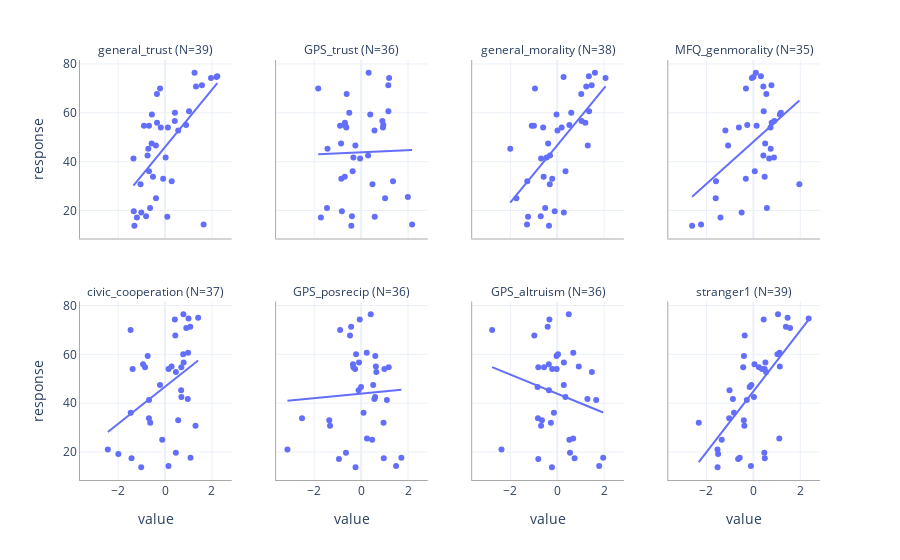

The notebook cell this image was saved under:
### Code cell
# Reshape dataframe for graphing ease.
df_reshaped = country_avg_data.reset_index().melt(
    id_vars=["country", "response", "pisa_score"]
)

# Calculate sample size for each survey measure and wallet report rates 
ens_wallet = pd.DataFrame(
    {
        col: country_avg_data[["response", col]].dropna().shape[0]
        for col in survey_cols
    },
    index=["N"],
)

# Wallet report rate vs survey measure facet plot.
fig = px.scatter(
    df_reshaped,
    x="value",
    y="response",
    facet_col="variable",
    facet_col_wrap=4,
    trendline="ols",
    facet_col_spacing=0.06,
    facet_row_spacing=0.15,
)
fig.update_xaxes(showline=True, linecolor="darkgray")
fig.update_yaxes(showline=True, linecolor="darkgray")
fig.for_each_annotation(
    lambda a: a.update(
        text=a.text.split("=")[-1]
        + " (N="
        + str(ens_wallet.loc["N", a.text.split("=")[-1]])
        + ")"
    )
)
fig.show()

### Figure 1 — Plotly figure (JSON) as saved in the notebook; plotly's stock layout.template omitted (floating-point values rounded to 4 significant figures)
{"data": [{"hovertemplate": "variable=general_trust<br>value=%{x}<br>response=%{y}<extra></extra>", "legendgroup": "", "marker": {"color": "#636efa", "symbol": "circle"}, "mode": "markers", "name": "", "orientation": "v", "showlegend": false, "type": "scatter", "x": [-0.5725, 1.023, -1.347, 0.8961, -0.6839, 1.645, -0.5621, -0.2131, 2.228, -0.3424, 0.4206, -1.335, -0.7144, -0.08135, -0.3886, -0.392, 0.02372, 0.09588, -1.201, -1.013, -0.6382, -0.8078, 1.572, 1.321, 2.191, -1.307, -0.3455, -0.7461, -0.8988, -0.1822, -0.6847, -0.5143, 0.1208, 1.959, 1.258, 0.2837, -1.045, NaN, 0.4146, 0.562], "xaxis": "x5", "y": [47.5, 60.65, 41.35, 55.0, 36.11, 14.25, 59.33, 70.0, 75.0, 55.99, 60.0, 19.73, 45.25, 33.0, 25.0, 46.67, 41.75, 17.5, 17.15, 19.25, 21.0, 17.66, 71.25, 70.75, 74.67, 13.75, 67.75, 42.5, 54.75, 53.97, 54.67, 33.83, 54.0, 74.25, 76.44, 32.0, 30.75, 25.5, 56.63, 52.8], "yaxis": "y5"}, {"hovertemplate": "<b>OLS trendline</b><br>response = 11.7451 * value + 45.9976<br>R<sup>2</sup>=0.364497<br><br>variable=general_trust<br>value=%{x}<br>response=%{y} <b>(trend)</b><extra></extra>", "legendgroup": "", "marker": {"color": "#636efa", "symbol": "circle"}, "mode": "lines", "name": "", "showlegend": false, "type": "scatter", "x": [-1.347, -1.335, -1.307, -1.201, -1.045, -1.013, -0.8988, -0.8078, -0.7461, -0.7144, -0.6847, -0.6839, -0.6382, -0.5725, -0.5621, -0.5143, -0.392, -0.3886, -0.3455, -0.3424, -0.2131, -0.1822, -0.08135, 0.02372, 0.09588, 0.1208, 0.2837, 0.4146, 0.4206, 0.562, 0.8961, 1.023, 1.258, 1.321, 1.572, 1.645, 1.959, 2.191, 2.228], "xaxis": "x5", "y": [30.18, 30.32, 30.65, 31.9, 33.72, 34.1, 35.44, 36.51, 37.23, 37.61, 37.96, 37.97, 38.5, 39.27, 39.4, 39.96, 41.39, 41.43, 41.94, 41.98, 43.49, 43.86, 45.04, 46.28, 47.12, 47.42, 49.33, 50.87, 50.94, 52.6, 56.52, 58.02, 60.77, 61.51, 64.46, 65.32, 69.01, 71.74, 72.17], "yaxis": "y5"}, {"hovertemplate": "variable=GPS_trust<br>value=%{x}<br>response=%{y}<extra></extra>", "legendgroup": "", "marker": {"color": "#636efa", "symbol": "circle"}, "mode": "markers", "name": "", "orientation": "v", "showlegend": false, "type": "scatter", "x": [-0.8568, 1.161, -0.04256, 0.9469, -0.3639, 2.174, 0.3876, -1.83, NaN, -0.6922, -0.506, -0.822, -1.434, -0.8458, 1.02, -0.246, -0.33, 0.5784, -1.717, NaN, -1.457, -0.3922, 1.157, NaN, NaN, -0.4186, -0.6186, 0.2977, -0.8979, -0.6335, -0.6711, -0.6979, 0.93, 1.193, 0.3204, 1.359, 0.4834, 1.992, 0.9047, 0.5682], "xaxis": "x6", "y": [47.5, 60.65, 41.35, 55.0, 36.11, 14.25, 59.33, 70.0, 75.0, 55.99, 60.0, 19.73, 45.25, 33.0, 25.0, 46.67, 41.75, 17.5, 17.15, 19.25, 21.0, 17.66, 71.25, 70.75, 74.67, 13.75, 67.75, 42.5, 54.75, 53.97, 54.67, 33.83, 54.0, 74.25, 76.44, 32.0, 30.75, 25.5, 56.63, 52.8], "yaxis": "y6"}, {"hovertemplate": "<b>OLS trendline</b><br>response = 0.42973 * value + 43.8817<br>R<sup>2</sup>=0.000553<br><br>variable=GPS_trust<br>value=%{x}<br>response=%{y} <b>(trend)</b><extra></extra>", "legendgroup": "", "marker": {"color": "#636efa", "symbol": "circle"}, "mode": "lines", "name": "", "showlegend": false, "type": "scatter", "x": [-1.83, -1.717, -1.457, -1.434, -0.8979, -0.8568, -0.8458, -0.822, -0.6979, -0.6922, -0.6711, -0.6335, -0.6186, -0.506, -0.4186, -0.3922, -0.3639, -0.33, -0.246, -0.04256, 0.2977, 0.3204, 0.3876, 0.4834, 0.5682, 0.5784, 0.9047, 0.93, 0.9469, 1.02, 1.157, 1.161, 1.193, 1.359, 1.992, 2.174], "xaxis": "x6", "y": [43.1, 43.14, 43.26, 43.27, 43.5, 43.51, 43.52, 43.53, 43.58, 43.58, 43.59, 43.61, 43.62, 43.66, 43.7, 43.71, 43.73, 43.74, 43.78, 43.86, 44.01, 44.02, 44.05, 44.09, 44.13, 44.13, 44.27, 44.28, 44.29, 44.32, 44.38, 44.38, 44.39, 44.47, 44.74, 44.82], "yaxis": "y6"}, {"hovertemplate": "variable=general_morality<br>value=%{x}<br>response=%{y}<extra></extra>", "legendgroup": "", "marker": {"color": "#636efa", "symbol": "circle"}, "mode": "markers", "name": "", "orientation": "v", "showlegend": false, "type": "scatter", "x": [-0.3887, 1.357, -0.6873, 0.5175, 0.3512, -1.289, -0.0334, -0.9498, 1.348, 1.197, 0.5963, -0.1077, -2.005, -0.215, -1.743, 1.3, -0.4526, -1.246, NaN, 0.2812, -0.5133, -0.7049, 1.469, 1.238, 0.2694, -0.3526, 1.025, -0.3075, -0.9933, -0.6012, -1.086, -0.5809, 0.1881, 2.059, 1.607, -1.278, -0.3198, NaN, 1.041, 0.009858], "xaxis": "x7", "y": [47.5, 60.65, 41.35, 55.0, 36.11, 14.25, 59.33, 70.0, 75.0, 55.99, 60.0, 19.73, 45.25, 33.0, 25.0, 46.67, 41.75, 17.5, 17.15, 19.25, 21.0, 17.66, 71.25, 70.75, 74.67, 13.75, 67.75, 42.5, 54.75, 53.97, 54.67, 33.83, 54.0, 74.25, 76.44, 32.0, 30.75, 25.5, 56.63, 52.8], "yaxis": "y7"}, {"hovertemplate": "<b>OLS trendline</b><br>response = 11.7083 * value + 46.7567<br>R<sup>2</sup>=0.374601<br><br>variable=general_morality<br>value=%{x}<br>response=%{y} <b>(trend)</b><extra></extra>", "legendgroup": "", "marker": {"color": "#636efa", "symbol": "circle"}, "mode": "lines", "name": "", "showlegend": false, "type": "scatter", "x": [-2.005, -1.743, -1.289, -1.278, -1.246, -1.086, -0.9933, -0.9498, -0.7049, -0.6873, -0.6012, -0.5809, -0.5133, -0.4526, -0.3887, -0.3526, -0.3198, -0.3075, -0.215, -0.1077, -0.0334, 0.009858, 0.1881, 0.2694, 0.2812, 0.3512, 0.5175, 0.5963, 1.025, 1.041, 1.197, 1.238, 1.3, 1.348, 1.357, 1.469, 1.607, 2.059], "xaxis": "x7", "y": [23.29, 26.35, 31.66, 31.8, 32.17, 34.04, 35.13, 35.64, 38.5, 38.71, 39.72, 39.96, 40.75, 41.46, 42.21, 42.63, 43.01, 43.16, 44.24, 45.5, 46.37, 46.87, 48.96, 49.91, 50.05, 50.87, 52.82, 53.74, 58.76, 58.94, 60.77, 61.25, 61.98, 62.54, 62.65, 63.96, 65.57, 70.86], "yaxis": "y7"}, {"hovertemplate": "variable=MFQ_genmorality<br>value=%{x}<br>response=%{y}<extra></extra>", "legendgroup": "", "marker": {"color": "#636efa", "symbol": "circle"}, "mode": "markers", "name": "", "orientation": "v", "showlegend": false, "type": "scatter", "x": [0.5043, 0.4413, 0.6755, -0.2608, 0.0605, -2.23, 1.131, -0.3154, 0.3231, 0.782, 1.174, NaN, 0.7394, -0.3223, -1.605, -1.075, 0.8797, NaN, -1.402, -0.499, 0.5775, NaN, 0.7716, 0.4263, 0.004411, -2.611, 0.5549, 0.4279, 0.139, -0.6161, NaN, 0.4826, 0.7313, -0.06347, 0.1065, -1.592, 1.962, NaN, 0.8926, -1.194], "xaxis": "x8", "y": [47.5, 60.65, 41.35, 55.0, 36.11, 14.25, 59.33, 70.0, 75.0, 55.99, 60.0, 19.73, 45.25, 33.0, 25.0, 46.67, 41.75, 17.5, 17.15, 19.25, 21.0, 17.66, 71.25, 70.75, 74.67, 13.75, 67.75, 42.5, 54.75, 53.97, 54.67, 33.83, 54.0, 74.25, 76.44, 32.0, 30.75, 25.5, 56.63, 52.8], "yaxis": "y8"}, {"hovertemplate": "<b>OLS trendline</b><br>response = 8.62053 * value + 48.1242<br>R<sup>2</sup>=0.212819<br><br>variable=MFQ_genmorality<br>value=%{x}<br>response=%{y} <b>(trend)</b><extra></extra>", "legendgroup": "", "marker": {"color": "#636efa", "symbol": "circle"}, "mode": "lines", "name": "", "showlegend": false, "type": "scatter", "x": [-2.611, -2.23, -1.605, -1.592, -1.402, -1.194, -1.075, -0.6161, -0.499, -0.3223, -0.3154, -0.2608, -0.06347, 0.004411, 0.0605, 0.1065, 0.139, 0.3231, 0.4263, 0.4279, 0.4413, 0.4826, 0.5043, 0.5549, 0.5775, 0.6755, 0.7313, 0.7394, 0.7716, 0.782, 0.8797, 0.8926, 1.131, 1.174, 1.962], "xaxis": "x8", "y": [25.62, 28.9, 34.28, 34.4, 36.04, 37.83, 38.85, 42.81, 43.82, 45.35, 45.41, 45.88, 47.58, 48.16, 48.65, 49.04, 49.32, 50.91, 51.8, 51.81, 51.93, 52.28, 52.47, 52.91, 53.1, 53.95, 54.43, 54.5, 54.78, 54.87, 55.71, 55.82, 57.87, 58.24, 65.03], "yaxis": "y8"}, {"hovertemplate": "variable=civic_cooperation<br>value=%{x}<br>response=%{y}<extra></extra>", "legendgroup": "", "marker": {"color": "#636efa", "symbol": "circle"}, "mode": "markers", "name": "", "orientation": "v", "showlegend": false, "type": "scatter", "x": [-0.2165, 0.9818, -0.6831, 0.2783, -1.463, 0.1466, -0.7395, -1.47, 1.41, -0.9367, 0.7736, 0.4606, 0.6858, 0.5605, -0.1204, NaN, 0.9693, -1.429, NaN, -1.991, -2.44, 1.086, 1.076, 0.905, 1.001, -1.017, 0.4365, 0.6954, 0.6942, -1.384, -0.8533, -0.6875, 0.149, 0.4175, 0.7806, -0.6319, 1.299, NaN, 0.7925, 0.4635], "xaxis": "x", "y": [47.5, 60.65, 41.35, 55.0, 36.11, 14.25, 59.33, 70.0, 75.0, 55.99, 60.0, 19.73, 45.25, 33.0, 25.0, 46.67, 41.75, 17.5, 17.15, 19.25, 21.0, 17.66, 71.25, 70.75, 74.67, 13.75, 67.75, 42.5, 54.75, 53.97, 54.67, 33.83, 54.0, 74.25, 76.44, 32.0, 30.75, 25.5, 56.63, 52.8], "yaxis": "y"}, {"hovertemplate": "<b>OLS trendline</b><br>response = 7.59476 * value + 46.7591<br>R<sup>2</sup>=0.153472<br><br>variable=civic_cooperation<br>value=%{x}<br>response=%{y} <b>(trend)</b><extra></extra>", "legendgroup": "", "marker": {"color": "#636efa", "symbol": "circle"}, "mode": "lines", "name": "", "showlegend": false, "type": "scatter", "x": [-2.44, -1.991, -1.47, -1.463, -1.429, -1.384, -1.017, -0.9367, -0.8533, -0.7395, -0.6875, -0.6831, -0.6319, -0.2165, -0.1204, 0.1466, 0.149, 0.2783, 0.4175, 0.4365, 0.4606, 0.4635, 0.5605, 0.6858, 0.6942, 0.6954, 0.7736, 0.7806, 0.7925, 0.905, 0.9693, 0.9818, 1.001, 1.076, 1.086, 1.299, 1.41], "xaxis": "x", "y": [28.23, 31.64, 35.59, 35.65, 35.91, 36.25, 39.03, 39.65, 40.28, 41.14, 41.54, 41.57, 41.96, 45.11, 45.84, 47.87, 47.89, 48.87, 49.93, 50.07, 50.26, 50.28, 51.02, 51.97, 52.03, 52.04, 52.63, 52.69, 52.78, 53.63, 54.12, 54.22, 54.36, 54.93, 55.01, 56.63, 57.47], "yaxis": "y"}, {"hovertemplate": "variable=GPS_posrecip<br>value=%{x}<br>response=%{y}<extra></extra>", "legendgroup": "", "marker": {"color": "#636efa", "symbol": "circle"}, "mode": "markers", "name": "", "orientation": "v", "showlegend": false, "type": "scatter", "x": [0.5134, 0.2385, 1.098, 0.6267, 0.102, 1.489, 0.6017, -0.8961, NaN, -0.3477, -0.218, -0.6481, -0.1078, -1.36, 0.4692, -0.004538, 0.5645, 0.9652, -0.9466, NaN, -3.143, 1.715, -0.4273, NaN, NaN, -0.2393, -0.4748, 0.595, -0.333, -0.2594, 1.175, -2.521, 0.9904, -0.05873, 0.408, 0.955, -1.327, 0.2493, -0.0912, 0.6476], "xaxis": "x2", "y": [47.5, 60.65, 41.35, 55.0, 36.11, 14.25, 59.33, 70.0, 75.0, 55.99, 60.0, 19.73, 45.25, 33.0, 25.0, 46.67, 41.75, 17.5, 17.15, 19.25, 21.0, 17.66, 71.25, 70.75, 74.67, 13.75, 67.75, 42.5, 54.75, 53.97, 54.67, 33.83, 54.0, 74.25, 76.44, 32.0, 30.75, 25.5, 56.63, 52.8], "yaxis": "y2"}, {"hovertemplate": "<b>OLS trendline</b><br>response = 0.919031 * value + 43.8817<br>R<sup>2</sup>=0.002528<br><br>variable=GPS_posrecip<br>value=%{x}<br>response=%{y} <b>(trend)</b><extra></extra>", "legendgroup": "", "marker": {"color": "#636efa", "symbol": "circle"}, "mode": "lines", "name": "", "showlegend": false, "type": "scatter", "x": [-3.143, -2.521, -1.36, -1.327, -0.9466, -0.8961, -0.6481, -0.4748, -0.4273, -0.3477, -0.333, -0.2594, -0.2393, -0.218, -0.1078, -0.0912, -0.05873, -0.004538, 0.102, 0.2385, 0.2493, 0.408, 0.4692, 0.5134, 0.5645, 0.595, 0.6017, 0.6267, 0.6476, 0.955, 0.9652, 0.9904, 1.098, 1.175, 1.489, 1.715], "xaxis": "x2", "y": [40.99, 41.56, 42.63, 42.66, 43.01, 43.06, 43.29, 43.45, 43.49, 43.56, 43.58, 43.64, 43.66, 43.68, 43.78, 43.8, 43.83, 43.88, 43.98, 44.1, 44.11, 44.26, 44.31, 44.35, 44.4, 44.43, 44.43, 44.46, 44.48, 44.76, 44.77, 44.79, 44.89, 44.96, 45.25, 45.46], "yaxis": "y2"}, {"hovertemplate": "variable=GPS_altruism<br>value=%{x}<br>response=%{y}<extra></extra>", "legendgroup": "", "marker": {"color": "#636efa", "symbol": "circle"}, "mode": "markers", "name": "", "orientation": "v", "showlegend": false, "type": "scatter", "x": [0.2791, 0.6837, 1.661, 0.9176, -0.142, 1.789, -0.03168, -2.778, NaN, -0.3597, 0.03137, 0.5437, -0.3537, -0.6534, 0.518, -0.8391, 1.286, 0.7394, -0.8095, NaN, -2.378, 1.96, -0.4082, NaN, NaN, -0.227, -0.9775, 0.3484, -0.5633, -0.02629, -0.8077, -0.8225, -0.2157, -0.3349, 0.492, -0.2711, -0.6893, 0.68, 0.2825, 1.477], "xaxis": "x3", "y": [47.5, 60.65, 41.35, 55.0, 36.11, 14.25, 59.33, 70.0, 75.0, 55.99, 60.0, 19.73, 45.25, 33.0, 25.0, 46.67, 41.75, 17.5, 17.15, 19.25, 21.0, 17.66, 71.25, 70.75, 74.67, 13.75, 67.75, 42.5, 54.75, 53.97, 54.67, 33.83, 54.0, 74.25, 76.44, 32.0, 30.75, 25.5, 56.63, 52.8], "yaxis": "y3"}, {"hovertemplate": "<b>OLS trendline</b><br>response = -3.92447 * value + 43.8817<br>R<sup>2</sup>=0.046098<br><br>variable=GPS_altruism<br>value=%{x}<br>response=%{y} <b>(trend)</b><extra></extra>", "legendgroup": "", "marker": {"color": "#636efa", "symbol": "circle"}, "mode": "lines", "name": "", "showlegend": false, "type": "scatter", "x": [-2.778, -2.378, -0.9775, -0.8391, -0.8225, -0.8095, -0.8077, -0.6893, -0.6534, -0.5633, -0.4082, -0.3597, -0.3537, -0.3349, -0.2711, -0.227, -0.2157, -0.142, -0.03168, -0.02629, 0.03137, 0.2791, 0.2825, 0.3484, 0.492, 0.518, 0.5437, 0.68, 0.6837, 0.7394, 0.9176, 1.286, 1.477, 1.661, 1.789, 1.96], "xaxis": "x3", "y": [54.78, 53.21, 47.72, 47.17, 47.11, 47.06, 47.05, 46.59, 46.45, 46.09, 45.48, 45.29, 45.27, 45.2, 44.95, 44.77, 44.73, 44.44, 44.01, 43.98, 43.76, 42.79, 42.77, 42.51, 41.95, 41.85, 41.75, 41.21, 41.2, 40.98, 40.28, 38.83, 38.08, 37.36, 36.86, 36.19], "yaxis": "y3"}, {"hovertemplate": "variable=stranger1<br>value=%{x}<br>response=%{y}<extra></extra>", "legendgroup": "", "marker": {"color": "#636efa", "symbol": "circle"}, "mode": "markers", "name": "", "orientation": "v", "showlegend": false, "type": "scatter", "x": [-0.08456, 1.121, -0.2788, 1.128, -0.8247, -0.103, -0.4017, NaN, 1.461, 0.0464, 1.029, 0.4668, -1.016, -0.4062, -1.347, -0.1576, -0.8721, 0.4881, -0.6503, -1.502, -1.53, -0.5807, 1.388, 1.565, 2.359, -1.526, -0.3697, 0.02539, -0.4327, 0.3719, 0.2385, -1.03, 0.482, 0.4405, 1.052, -2.327, -0.3839, 1.107, 0.5133, 0.5412], "xaxis": "x4", "y": [47.5, 60.65, 41.35, 55.0, 36.11, 14.25, 59.33, 70.0, 75.0, 55.99, 60.0, 19.73, 45.25, 33.0, 25.0, 46.67, 41.75, 17.5, 17.15, 19.25, 21.0, 17.66, 71.25, 70.75, 74.67, 13.75, 67.75, 42.5, 54.75, 53.97, 54.67, 33.83, 54.0, 74.25, 76.44, 32.0, 30.75, 25.5, 56.63, 52.8], "yaxis": "y4"}, {"hovertemplate": "<b>OLS trendline</b><br>response = 12.4597 * value + 44.8566<br>R<sup>2</sup>=0.416027<br><br>variable=stranger1<br>value=%{x}<br>response=%{y} <b>(trend)</b><extra></extra>", "legendgroup": "", "marker": {"color": "#636efa", "symbol": "circle"}, "mode": "lines", "name": "", "showlegend": false, "type": "scatter", "x": [-2.327, -1.53, -1.526, -1.502, -1.347, -1.03, -1.016, -0.8721, -0.8247, -0.6503, -0.5807, -0.4327, -0.4062, -0.4017, -0.3839, -0.3697, -0.2788, -0.1576, -0.103, -0.08456, 0.02539, 0.0464, 0.2385, 0.3719, 0.4405, 0.4668, 0.482, 0.4881, 0.5133, 0.5412, 1.029, 1.052, 1.107, 1.121, 1.128, 1.388, 1.461, 1.565, 2.359], "xaxis": "x4", "y": [15.86, 25.8, 25.84, 26.14, 28.07, 32.03, 32.19, 33.99, 34.58, 36.75, 37.62, 39.46, 39.8, 39.85, 40.07, 40.25, 41.38, 42.89, 43.57, 43.8, 45.17, 45.43, 47.83, 49.49, 50.34, 50.67, 50.86, 50.94, 51.25, 51.6, 57.68, 57.97, 58.65, 58.82, 58.9, 62.15, 63.06, 64.36, 74.25], "yaxis": "y4"}], "layout": {"annotations": [{"font": {}, "showarrow": false, "text": "civic_cooperation (N=37)", "x": 0.1025, "xanchor": "center", "xref": "paper", "y": 0.425, "yanchor": "bottom", "yref": "paper"}, {"font": {}, "showarrow": false, "text": "GPS_posrecip (N=36)", "x": 0.3675, "xanchor": "center", "xref": "paper", "y": 0.425, "yanchor": "bottom", "yref": "paper"}, {"font": {}, "showarrow": false, "text": "GPS_altruism (N=36)", "x": 0.6325, "xanchor": "center", "xref": "paper", "y": 0.425, "yanchor": "bottom", "yref": "paper"}, {"font": {}, "showarrow": false, "text": "stranger1 (N=39)", "x": 0.8975, "xanchor": "center", "xref": "paper", "y": 0.425, "yanchor": "bottom", "yref": "paper"}, {"font": {}, "showarrow": false, "text": "general_trust (N=39)", "x": 0.1025, "xanchor": "center", "xref": "paper", "y": 1, "yanchor": "bottom", "yref": "paper"}, {"font": {}, "showarrow": false, "text": "GPS_trust (N=36)", "x": 0.3675, "xanchor": "center", "xref": "paper", "y": 1, "yanchor": "bottom", "yref": "paper"}, {"font": {}, "showarrow": false, "text": "general_morality (N=38)", "x": 0.6325, "xanchor": "center", "xref": "paper", "y": 1, "yanchor": "bottom", "yref": "paper"}, {"font": {}, "showarrow": false, "text": "MFQ_genmorality (N=35)", "x": 0.8975, "xanchor": "center", "xref": "paper", "y": 1, "yanchor": "bottom", "yref": "paper"}], "legend": {"tracegroupgap": 0}, "margin": {"t": 60}, "xaxis": {"anchor": "y", "domain": [0, 0.205], "linecolor": "darkgray", "showline": true, "title": {"text": "value"}}, "xaxis2": {"anchor": "y2", "domain": [0.265, 0.47], "linecolor": "darkgray", "matches": "x", "showline": true, "title": {"text": "value"}}, "xaxis3": {"anchor": "y3", "domain": [0.53, 0.735], "linecolor": "darkgray", "matches": "x", "showline": true, "title": {"text": "value"}}, "xaxis4": {"anchor": "y4", "domain": [0.795, 1], "linecolor": "darkgray", "matches": "x", "showline": true, "title": {"text": "value"}}, "xaxis5": {"anchor": "y5", "domain": [0, 0.205], "linecolor": "darkgray", "matches": "x", "showline": true, "showticklabels": false}, "xaxis6": {"anchor": "y6", "domain": [0.265, 0.47], "linecolor": "darkgray", "matches": "x", "showline": true, "showticklabels": false}, "xaxis7": {"anchor": "y7", "domain": [0.53, 0.735], "linecolor": "darkgray", "matches": "x", "showline": true, "showticklabels": false}, "xaxis8": {"anchor": "y8", "domain": [0.795, 1], "linecolor": "darkgray", "matches": "x", "showline": true, "showticklabels": false}, "yaxis": {"anchor": "x", "domain": [0, 0.425], "linecolor": "darkgray", "showline": true, "title": {"text": "response"}}, "yaxis2": {"anchor": "x2", "domain": [0, 0.425], "linecolor": "darkgray", "matches": "y", "showline": true, "showticklabels": false}, "yaxis3": {"anchor": "x3", "domain": [0, 0.425], "linecolor": "darkgray", "matches": "y", "showline": true, "showticklabels": false}, "yaxis4": {"anchor": "x4", "domain": [0, 0.425], "linecolor": "darkgray", "matches": "y", "showline": true, "showticklabels": false}, "yaxis5": {"anchor": "x5", "domain": [0.575, 1], "linecolor": "darkgray", "matches": "y", "showline": true, "title": {"text": "response"}}, "yaxis6": {"anchor": "x6", "domain": [0.575, 1], "linecolor": "darkgray", "matches": "y", "showline": true, "showticklabels": false}, "yaxis7": {"anchor": "x7", "domain": [0.575, 1], "linecolor": "darkgray", "matches": "y", "showline": true, "showticklabels": false}, "yaxis8": {"anchor": "x8", "domain": [0.575, 1], "linecolor": "darkgray", "matches": "y", "showline": true, "showticklabels": false}}}
